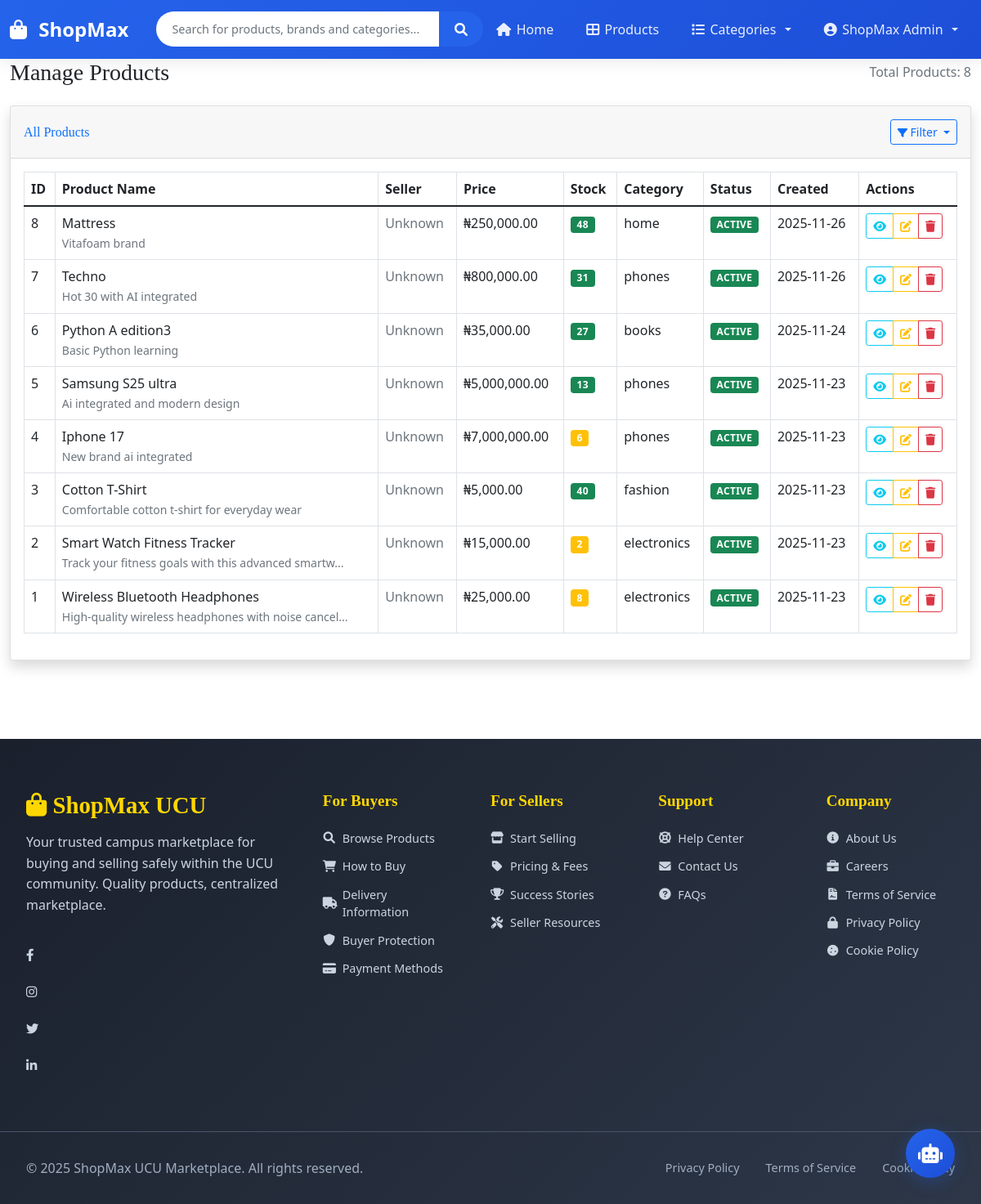
/admin/products (signed in), run on the app's committed database.
### app.py (models this page shows, shortened)
class User(db.Model):
    __tablename__ = 'users'
    id = db.Column(db.Integer, primary_key=True)
    fullname = db.Column(db.String(100), nullable=False)
    email = db.Column(db.String(100), unique=True, nullable=False)
    phone = db.Column(db.String(20), nullable=True)
    location = db.Column(db.String(100), nullable=True)
    password = db.Column(db.String(200), nullable=True)
    user_type = db.Column(db.String(20), nullable=False)  # buyer, seller, admin
    delivery_address = db.Column(db.Text)
    business_name = db.Column(db.String(100))
    business_address = db.Column(db.Text)
    nin = db.Column(db.String(50))
    subscription_tier = db.Column(db.String(20), default='basic')
    subscription_expiry = db.Column(db.DateTime)
    created_at = db.Column(db.DateTime, default=datetime.utcnow)
    updated_at = db.Column(db.DateTime, default=datetime.utcnow, onupdate=datetime.utcnow)
    business_type = db.Column(db.String(50))
    business_description = db.Column(db.Text)
    business_phone = db.Column(db.String(20))
    business_email = db.Column(db.String(100))
    products = db.relationship('Product', backref='seller', lazy=True)
    orders = db.relationship('Order', backref='user', lazy=True)
    order_items = db.relationship('OrderItem', backref='seller', lazy=True)
    wishlists = db.relationship('Wishlist', backref='user', lazy=True)
    carts = db.relationship('Cart', backref='user', lazy=True)
    reviews = db.relationship('Review', backref='user', lazy=True)

class Product(db.Model):
    __tablename__ = 'products'
    id = db.Column(db.Integer, primary_key=True)
    name = db.Column(db.String(100), nullable=False)
    description = db.Column(db.Text)
    price = db.Column(db.Float, nullable=False)
    category = db.Column(db.String(50), nullable=False)
    stock = db.Column(db.Integer, default=0)
    image = db.Column(db.String(200))
    is_active = db.Column(db.Boolean, default=True)
    brand = db.Column(db.String(50), nullable=True)
    condition = db.Column(db.String(20), default='new', nullable=True)
    weight = db.Column(db.Float, nullable=True)
    dimensions = db.Column(db.String(50), nullable=True)
    tags = db.Column(db.String(200), nullable=True)
    seller_id = db.Column(db.Integer, db.ForeignKey('users.id'), nullable=False)
    created_at = db.Column(db.DateTime, default=datetime.utcnow)
    updated_at = db.Column(db.DateTime, default=datetime.utcnow, onupdate=datetime.utcnow)
    order_items = db.relationship('OrderItem', backref='product', lazy=True)
    wishlists = db.relationship('Wishlist', backref='product', lazy=True)
    carts = db.relationship('Cart', backref='product', lazy=True)
    reviews = db.relationship('Review', backref='product', lazy=True)

### app.py (the view)
@app.route('/admin/products')
@admin_required
def admin_products():
    user = get_current_user()
    products = Product.query.order_by(Product.created_at.desc()).all()
    return render_template('admin_products.html', user=user, products=products)

### templates/admin_products.html (shortened to what this page needs)
{% extends "base.html" %}
{% block content %}
<div class="container-fluid">
    <div class="d-sm-flex align-items-center justify-content-between mb-4">
        <h1 class="h3 mb-0 text-gray-800">Manage Products</h1>
        <div class="d-none d-sm-inline-block">
            <span class="text-muted">Total Products: {{ products|length }}</span>
        </div>
    </div>
    <div class="card shadow mb-4">
        <div class="card-header py-3 d-flex justify-content-between align-items-center">
            <h6 class="m-0 font-weight-bold text-primary">All Products</h6>
            <div class="btn-group">
                <button type="button" class="btn btn-sm btn-outline-primary dropdown-toggle" data-bs-toggle="dropdown">
                     Filter
                </button>
            </div>
        </div>
        <div class="card-body">
            {% if products %}
            <div class="table-responsive">
                <table class="table table-bordered" id="productsTable" width="100%" cellspacing="0">
                    <thead>
                        <tr>
                            <th>ID</th>
                            <th>Product Name</th>
                            <th>Seller</th>
                            <th>Price</th>
                            <th>Stock</th>
                            <th>Category</th>
                            <th>Status</th>
                            <th>Created</th>
                            <th>Actions</th>
                        </tr>
                    </thead>
                    <tbody>
                        {% for product in products %}
                        <tr class="product-row" data-stock="{{ product.stock }}">
                            <td>{{ product.id }}</td>
                            <td>
                                <div class="font-weight-bold">{{ product.name }}</div>
                                {% if product.description %}
                                <small class="text-muted">{{ product.description[:50] }}{% if product.description|length > 50 %}...{% endif %}</small>
                                {% endif %}
                            </td>
                            <td>
                                {% if product.user %}
                                    {{ product.user.business_name or product.user.fullname }}
                                    <br>
                                    <small class="text-muted">{{ product.user.email }}</small>
                                {% else %}
                                    <span class="text-muted">Unknown</span>
                                {% endif %}
                            </td>
                            <td class="font-weight-bold">₦{{ "{:,.2f}".format(product.price) }}</td>
                            <td>
                                <span class="badge bg-{{ 'success' if product.stock > 10 else 'warning' if product.stock > 0 else 'danger' }}">
                                    {{ product.stock }}
                                </span>
                            </td>
                            <td>{{ product.category or 'Uncategorized' }}</td>
                            <td>
                                <span class="badge bg-{{ 'success' if product.is_active else 'secondary' }}">
                                    {{ 'Active' if product.is_active else 'Inactive' }}
                                </span>
                            </td>
                            <td>
                                {% if product.created_at %}
                                    {{ product.created_at.strftime('%Y-%m-%d') }}
                                {% else %}
                                    N/A
                                {% endif %}
                            </td>
                            <td>
                                <div class="btn-group btn-group-sm">
                                    <button class="btn btn-outline-info view-product" data-product-id="{{ product.id }}">
                                        <i class="fas fa-eye"></i>
                                    </button>
                                    <button class="btn btn-outline-warning">
                                        <i class="fas fa-edit"></i>
                                    </button>
                                    <button class="btn btn-outline-danger">
                                        <i class="fas fa-trash"></i>
                                    </button>
                                </div>
                            </td>
                        </tr>
                        {% endfor %}
                    </tbody>
                </table>
            </div>
            {% else %}
            <div class="text-center py-4">
                <i class="fas fa-box fa-3x text-muted mb-3"></i>
                <h4 class="text-muted">No Products Found</h4>
                <p class="text-muted">There are no products in the system yet.</p>
            </div>
            {% endif %}
        </div>
    </div>
</div>
{% endblock %}

### templates/base.html (shortened to what this page needs)
<!DOCTYPE html>
<html lang="en">
<head>
    <link rel="stylesheet" href="{{ url_for('static', filename='css/style.css') }}">
    <link href="https://cdn.jsdelivr.net/npm/bootstrap@5.1.3/dist/css/bootstrap.min.css" rel="stylesheet">
    <link href="https://cdnjs.cloudflare.com/ajax/libs/font-awesome/6.0.0/css/all.min.css" rel="stylesheet">
    <link href="https://cdn.datatables.net/1.11.5/css/dataTables.bootstrap5.min.css" rel="stylesheet">
</head>
<body>
    <nav class="navbar navbar-expand-lg navbar-light modern-nav">
        <div class="container-fluid">
            <a class="navbar-brand" href="{{ url_for('home') }}">
                <i class="fas fa-shopping-bag"></i>
                ShopMax
            </a>
            <div class="collapse navbar-collapse" id="navbarContent">
                <div class="nav-search mx-lg-auto my-2 my-lg-0">
                    <form class="search-form d-flex" action="{{ url_for('products') }}" method="GET">
                        <input type="text" name="q" class="search-input form-control" placeholder="Search for products, brands and categories...">
                        <button type="submit" class="search-btn btn btn-primary">
                            <i class="fas fa-search"></i>
                        </button>
                    </form>
                </div>
                <ul class="navbar-nav ms-auto mb-2 mb-lg-0">
                    <li class="nav-item">
                        <a href="{{ url_for('home') }}" class="nav-link {% if request.endpoint == 'home' %}active{% endif %}">
                            <i class="fas fa-home"></i>
                            Home
                        </a>
                    </li>
                    <li class="nav-item">
                        <a href="{{ url_for('products') }}" class="nav-link {% if request.endpoint == 'products' %}active{% endif %}">
                            <i class="fas fa-th-large"></i>
                            Products
                        </a>
                    </li>
                    <li class="nav-item dropdown">
                        <a class="nav-link dropdown-toggle" href="#" id="categoriesDropdown" role="button" data-bs-toggle="dropdown">
                            <i class="fas fa-list"></i>
                            Categories
                        </a>
                    </li>
                    <li class="nav-item dropdown">
                        {% if session.user_id %}
                            <a class="nav-link dropdown-toggle" href="#" id="userDropdown" role="button" data-bs-toggle="dropdown">
                                <i class="fas fa-user-circle"></i>
                                {{ session.user_name }}
                            </a>
                        {% endif %}
                    </li>
                </ul>
            </div>
        </div>
    </nav>
    <div class="main-content">
        {% block content %}{% endblock %}
    </div>
    <footer class="modern-footer">
        <div class="footer-container">
            <div class="footer-section">
                <div class="footer-logo">
                    <h3><i class="fas fa-shopping-bag"></i> ShopMax UCU</h3>
                    <p>Your trusted campus marketplace for buying and selling safely within the UCU community. Quality products, centralized marketplace.</p>
                </div>
                <div class="social-links">
                    <a href="#" class="social-link" title="Facebook">
                        <i class="fab fa-facebook-f"></i>
                    </a>
                    <a href="#" class="social-link" title="Instagram">
                        <i class="fab fa-instagram"></i>
                    </a>
                    <a href="#" class="social-link" title="Twitter">
                        <i class="fab fa-twitter"></i>
                    </a>
                    <a href="#" class="social-link" title="LinkedIn">
                        <i class="fab fa-linkedin-in"></i>
                    </a>
                </div>
            </div>
            <div class="footer-section">
                <h4>For Buyers</h4>
                <ul>
                    <li><a href="{{ url_for('products') }}"><i class="fas fa-search"></i> Browse Products</a></li>
                    <li><a href="{{ url_for('how_to_buy') }}"><i class="fas fa-shopping-cart"></i> How to Buy</a></li>
                    <li><a href="{{ url_for('delivery_info') }}"><i class="fas fa-truck"></i> Delivery Information</a></li>
                    <li><a href="{{ url_for('under_construction') }}" title="Coming soon"><i class="fas fa-shield-alt"></i> Buyer Protection</a></li>
                    <li><a href="{{ url_for('payment_methods') }}"><i class="fas fa-credit-card"></i> Payment Methods</a></li>
                </ul>
            </div>
            <div class="footer-section">
                <h4>For Sellers</h4>
                <ul>
                    <li><a href="{{ url_for('register_seller') }}"><i class="fas fa-store"></i> Start Selling</a></li>
                    <li><a href="{{ url_for('under_construction') }}" title="Coming soon"><i class="fas fa-tag"></i> Pricing & Fees</a></li>
                    <li><a href="{{ url_for('success_stories') }}"><i class="fas fa-trophy"></i> Success Stories</a></li>
                    <li><a href="{{ url_for('under_construction') }}" title="Coming soon"><i class="fas fa-tools"></i> Seller Resources</a></li>
                </ul>
            </div>
            <div class="footer-section">
                <h4>Support</h4>
                <ul>
                    <li><a href="{{ url_for('help_center') }}"><i class="fas fa-life-ring"></i> Help Center</a></li>
                    <li><a href="{{ url_for('contact_us') }}"><i class="fas fa-envelope"></i> Contact Us</a></li>
                    <li><a href="{{ url_for('faqs') }}"><i class="fas fa-question-circle"></i> FAQs</a></li>
                </ul>
            </div>
            <div class="footer-section">
                <h4>Company</h4>
                <ul>
                    <li><a href="{{ url_for('about_us') }}"><i class="fas fa-info-circle"></i> About Us</a></li>
                    <li><a href="{{ url_for('careers') }}"><i class="fas fa-briefcase"></i> Careers</a></li>
                    <li><a href="{{ url_for('terms_of_service') }}"><i class="fas fa-file-contract"></i> Terms of Service</a></li>
                    <li><a href="{{ url_for('privacy_policy') }}"><i class="fas fa-lock"></i> Privacy Policy</a></li>
                    <li><a href="{{ url_for('cookie_policy') }}"><i class="fas fa-cookie"></i> Cookie Policy</a></li>
                </ul>
            </div>
        </div>
        <div class="footer-bottom">
            <div class="footer-bottom-content">
                <p>&copy; 2025 ShopMax UCU Marketplace. All rights reserved.</p>
                <div class="footer-legal">
                    <a href="{{ url_for('privacy_policy') }}">Privacy Policy</a>
                    <a href="{{ url_for('terms_of_service') }}">Terms of Service</a>
                    <a href="{{ url_for('cookie_policy') }}">Cookie Policy</a>
                </div>
            </div>
        </div>
    </footer>
    <div class="chatbot-container">
        <button class="chatbot-toggle" id="chatbotToggle">
            <i class="fas fa-robot"></i>
        </button>
    </div>
</body>
</html>

### data on the page
User: user_name "ShopMax Admin"
Product: id "8", name "Mattress", description "Vitafoam brand", price "250,000.00", stock "48", category "home", is_active "ACTIVE", created_at "2025-11-26"
Product: id "7", name "Techno", description "Hot 30 with AI integrated", price "800,000.00", stock "31", category "phones", is_active "ACTIVE", created_at "2025-11-26"
Product: id "6", name "Python A edition3", description "Basic Python learning", price "35,000.00", stock "27", category "books", is_active "ACTIVE", created_at "2025-11-24"
Product: id "5", name "Samsung S25 ultra", description "Ai integrated and modern design", price "5,000,000.00", stock "13", category "phones", is_active "ACTIVE", created_at "2025-11-23"
Product: id "4", name "Iphone 17", description "New brand ai integrated", price "7,000,000.00", stock "6", category "phones", is_active "ACTIVE", created_at "2025-11-23"
Product: id "3", name "Cotton T-Shirt", description "Comfortable cotton t-shirt for everyday wear", price "5,000.00", stock "40", category "fashion", is_active "ACTIVE", created_at "2025-11-23"
Product: id "2", name "Smart Watch Fitness Tracker", description "Track your fitness goals with this advanced smartw", price "15,000.00", stock "2", category "electronics", is_active "ACTIVE", created_at "2025-11-23"
Product: id "1", name "Wireless Bluetooth Headphones", description "High-quality wireless headphones with noise cancel", price "25,000.00", stock "8", category "electronics", is_active "ACTIVE", created_at "2025-11-23"

### other printed values
{{ products|length }} "8"
